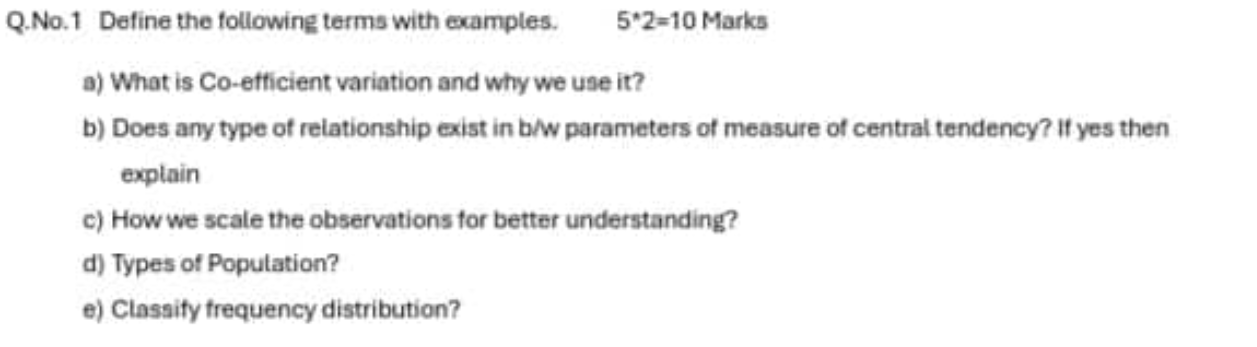
#> input picture tests/input_cf59694a.png, 1257 x 347 px
$ python -i analyzer.py   (imports and definitions only)   (older library calls are emulated)
#> lines starting #> are read from the running program, lines starting #| are printed output that depends on the picture
# app/analyzer.py
import cv2
import numpy as np
from pytesseract import image_to_data
from PIL import Image
from .config import BLUR_LAPLACIAN_THRESH, NOISE_STD_THRESH, LOW_RES_PIXELS

def variance_of_laplacian(np_img):
    gray = cv2.cvtColor(np_img, cv2.COLOR_RGB2GRAY)
    return cv2.Laplacian(gray, cv2.CV_64F).var()

def estimate_noise_std(np_img):
    gray = cv2.cvtColor(np_img, cv2.COLOR_RGB2GRAY)
    lap = cv2.Laplacian(gray, cv2.CV_64F)
    return float(np.std(lap))

def has_text(pil_img: Image.Image, conf_thresh=30):
    try:
        data = image_to_data(pil_img, output_type='dict')
    except Exception:
        return False, 0.0
    confs = data.get("conf", [])
    total = 0
    good = 0
    for c in confs:
        try:
            v = float(c)
        except:
            v = -1
        if v >= 0:
            total += 1
            if v >= conf_thresh:
                good += 1
    score = (good / total) if total > 0 else 0.0
    return (score > 0.12), score

def detect_faces(np_img):
    gray = cv2.cvtColor(np_img, cv2.COLOR_RGB2GRAY)
    cascade = cv2.CascadeClassifier(cv2.data.haarcascades + "haarcascade_frontalface_default.xml")
    faces = cascade.detectMultiScale(gray, scaleFactor=1.1, minNeighbors=4, minSize=(30,30))
    return len(faces)

def analyze(pil_img: Image.Image):
    np_img = np.array(pil_img)
    h, w = np_img.shape[:2]
    lap = variance_of_laplacian(np_img)
    noise = estimate_noise_std(np_img)
    text_present, text_score = has_text(pil_img)
    face_count = detect_faces(np_img)

    decisions = {
        "width": w,
        "height": h,
        "pixels": int(w*h),
        "blur_score": float(lap),
        "noise_std": float(noise),
        "has_text": bool(text_present),
        "text_score": float(text_score),
        "faces": int(face_count),
        "need_deblur": lap < BLUR_LAPLACIAN_THRESH,
        "need_denoise": noise > NOISE_STD_THRESH,
        "need_upscale": (w*h) < LOW_RES_PIXELS
    }
    return decisions

>>> import cv2
>>> picture = cv2.cvtColor(cv2.imread('../tests/input_cf59694a.png'), cv2.COLOR_BGR2RGB)
#> picture is the input picture: shape (347, 1257, 3); min 39, max 255, mean 243.9
>>> result = analyze(picture)
#> in analyze, `lap = variance_of_laplacian(np_img)`: lap = 119.7
#> in estimate_noise_std, `lap = cv2.Laplacian(gray, cv2.CV_64F)`:
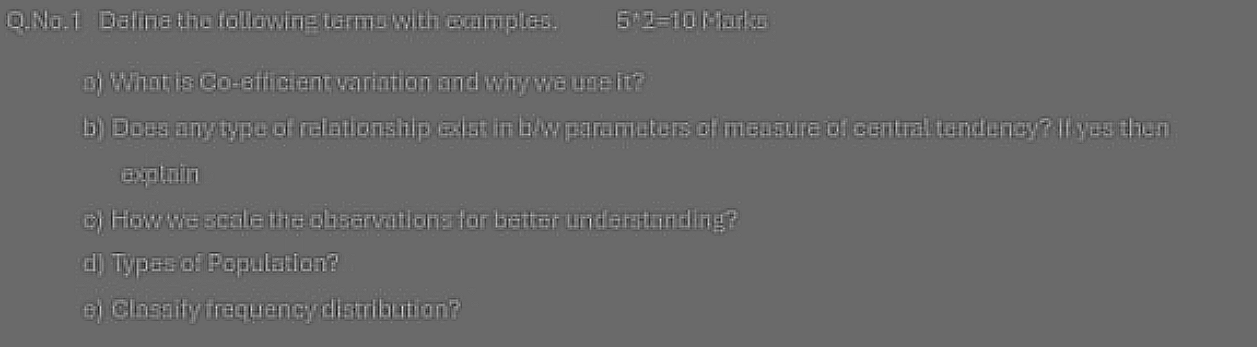
#> lap: shape (347, 1257) float64; min -122, max 171, mean 0; drawn with min black and max white
#> in analyze, `noise = estimate_noise_std(np_img)`: noise = 10.94
#> (the run stopped early here; a loop or call above may not have finished)
